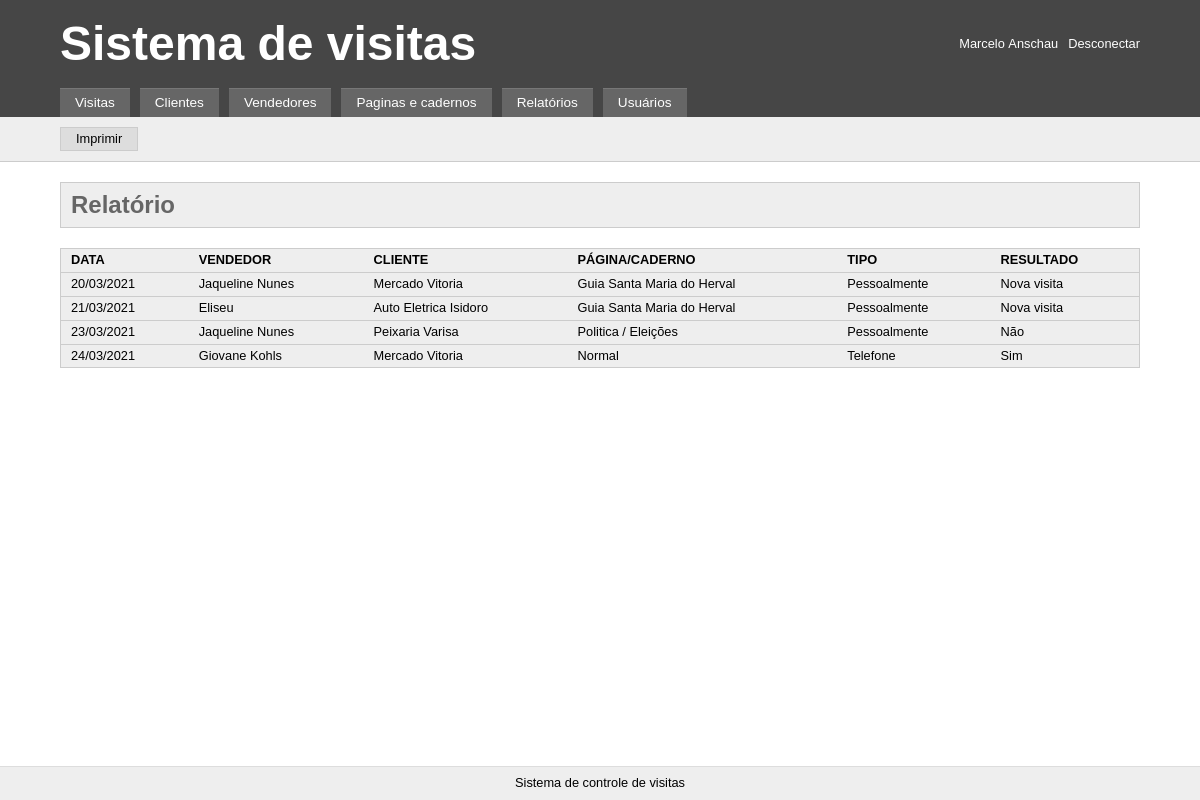
The app's page /resultado.php (signed in) with its own data.
### tables this page shows
CREATE TABLE `visits` (
  `id` int(11) NOT NULL,
  `date` varchar(20) NOT NULL,
  `seller` varchar(255) NOT NULL,
  `client` varchar(255) NOT NULL,
  `contact` varchar(255) NOT NULL,
  `page` varchar(100) NOT NULL,
  `type` varchar(50) NOT NULL,
  `phone` varchar(30) NOT NULL,
  `result` varchar(20) NOT NULL
);

### _include/crud.php (called while the page is built, shortened)
<?php
$infoVisits = $pdo->query("SELECT * FROM visits")->fetchAll();

### resultado.php (the view, shortened to what this page needs)
<?php
include("_include/db_connect.inc.php");
include("_include/crud.php");
$infoResult = $pdo->query("SELECT * FROM visits ORDER BY `date` ASC")->fetchAll();
?>
<!DOCTYPE html>
<html>
<head>
	<link rel="stylesheet" type="text/css" href="_templates/css/style.css">
</head>
<body>
	<header class="no-print">
		<div class="content">
			<nav>
				<h1>Sistema de visitas</h1>
				<div class="action">
					<a href="index.php?tab=editar_perfil&subtab=editar_usuario"><?= $_SESSION['name'] ?></a>
					<a href="index.php?get_out">Desconectar</a>
				</div>
			</nav>
			<div class="tabs">
				<a href="index.php?tab=visitas&subtab=ultimas_visitas_cadastradas" class="<?php echo ($current_tab == 'visitas'?'active':'') ?>">Visitas</a>
				<a href="index.php?tab=clientes&subtab=lista_de_clientes" class="<?php echo ($current_tab == 'clientes'?'active':'') ?>">Clientes</a>
				<a href="index.php?tab=vendedores&subtab=lista_de_vendedores" class="<?php echo ($current_tab == 'vendedores'?'active':'') ?>">Vendedores</a>
				<a href="index.php?tab=paginascadernos&subtab=lista_de_pagina_e_caderno" class="<?php echo ($current_tab == 'paginascadernos'?'active':'') ?>">Paginas e cadernos</a>
				<a href="index.php?tab=relatorios&subtab=geral_relatorio" class="<?php echo ($current_tab == 'relatorios'?'active':'') ?>">Relatórios</a>
				<?php if ($_SESSION['level'] == 3) { ?>
					<a href="index.php?tab=usuarios&subtab=gerenciamento_de_usuarios" class="<?php echo ($current_tab == 'usuarios'?'active':'') ?>">Usuários</a>
				<?php } ?>
			</div>
		</div>
	</header>
	<main>
		<nav class="opcoes no-print">
			<div class="content">
				<a onclick="window.print()">Imprimir</a>
			</div>
		</nav>
		<div class="content">
			<h2 class="no-print">Relatório</h2>
			<div class="responsive_table">
				<table>
					<tr>
						<th>Data</th>
						<th>Vendedor</th>
						<th>Cliente</th>
						<th>Página/Caderno</th>
						<th>Tipo</th>
						<th>Resultado</th>
					</tr>
					<?php foreach ($infoResult as $valueResult) {
						if(empty($_POST['result']) || in_array($valueResult['result'], $_POST['result'])){
							if(empty($_POST['type']) || in_array($valueResult['type'], $_POST['type'])){
								if(empty($_POST['page']) || in_array($valueResult['page'], $_POST['page'])){
									if(empty($_POST['client']) || in_array($valueResult['client'], $_POST['client'])){
										if(empty($_POST['seller']) || in_array($valueResult['seller'], $_POST['seller'])){
											if ((empty($_POST['start_date']) && empty($_POST['end_date'])) || ((date('Y-m-d',strtotime($valueResult['date'])) >= $_POST['start_date']) && (date('Y-m-d',strtotime($valueResult['date'])) <= $_POST['end_date']))){ ?>
												<tr>
													<td><?= date('d/m/Y',strtotime($valueResult['date'])) ?></td>
													<td><?= $valueResult['seller'] ?></td>
													<td><?= $valueResult['client'] ?></td>
													<td><?= $valueResult['page'] ?></td>
													<td><?= $valueResult['type'] ?></td>
													<td><?= $valueResult['result'] ?></td>
												</tr>
											<?php }
										}
									}
								}
							}
						}
					} ?>
				</table>
			</div>
		</div>
	</main>
	<footer class="no-print">
		<div class="content">
			<p>Sistema de controle de visitas</p>
		</div>
	</footer>
</body>

### _templates/css/style.css (style rules this page uses)
* { margin: 0; padding: 0; font: inherit; -moz-box-sizing: border-box; -webkit-box-sizing: border-box; box-sizing: border-box; }
body { line-height: 1; font-size: 1em; font-family: Arial, Helvetica, sans-serif; }
table { border-collapse: collapse; border-spacing: 0; }
.content { max-width: 1100px; margin: 0 auto; padding: 0 10px; }
.responsive_table { overflow-x: auto; }
body > header { background: #464646; color: white; }
body > header nav { display: flex; justify-content: space-between; align-items: center; padding: 20px 0; }
body > header nav h1 { font-size: 3em; font-weight: 700; }
body > header nav .action { display: flex; font-size: 0.8em; }
body > header nav .action a { text-decoration: none; color: #fff; margin-left: 10px; }
body > header .tabs { display: flex; }
body > header .tabs a { font-size: 0.85em; background: #666; border-top: 1px solid #777; margin-right: 10px; padding: 7px 15px; text-decoration: none; color: #fff; }
.opcoes { background: #eee; padding: 10px 0; border-bottom: 1px solid #ccc; }
.opcoes .content { display: flex; }
.opcoes a { background: #ddd; display: inline-block; color: #000; text-decoration: none; font-size: 0.8em; border: 1px solid #ccc; padding: 5px 15px; margin-right: 5px; }
main { padding-bottom: 100px; }
main h2 { background-color: #eee; border: 1px solid #ccc; margin: 20px 0; padding: 10px; font-size: 1.5em; font-weight: bold; color: #666; }
main table { border: 1px solid #ccc; width: 100%; white-space: nowrap; }
main table tr { background: #eee; }
main table tr td, main table tr th { border-bottom: 1px solid #ccc; padding: 5px 10px; font-size: 0.8em; }
main table tr th { text-align: left; text-transform: uppercase; font-size: 0.8em; font-weight: bold; }
footer { background: #eee; padding: 10px 0; margin-top: 20px; border-top: 1px solid #ddd; text-align: center; position: fixed; left: 0; bottom: 0; width: 100%; font-size: 0.8em; }

### records on screen
visits: date "20/03/2021", seller "Jaqueline Nunes", client "Mercado Vitoria", page "Guia Santa Maria do Herval", type "Pessoalmente", result "Nova visita"
visits: date "21/03/2021", seller "Eliseu", client "Auto Eletrica Isidoro", page "Guia Santa Maria do Herval", type "Pessoalmente", result "Nova visita"
visits: date "23/03/2021", seller "Jaqueline Nunes", client "Peixaria Varisa", page "Politica / Eleições", type "Pessoalmente", result "Não"
visits: date "24/03/2021", seller "Giovane Kohls", client "Mercado Vitoria", page "Normal", type "Telefone", result "Sim"

### other values on screen
$_SESSION['name'] "Marcelo Anschau"
